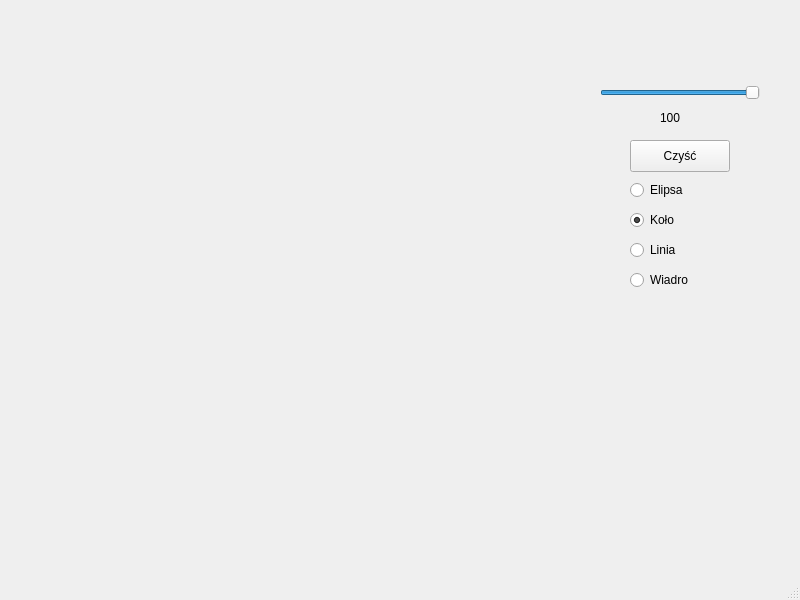
<?xml version="1.0" encoding="UTF-8"?>
<ui version="4.0">
 <class>MainWindow</class>
 <widget class="QMainWindow" name="MainWindow">
  <property name="geometry">
   <rect>
    <x>0</x>
    <y>0</y>
    <width>800</width>
    <height>600</height>
   </rect>
  </property>
  <property name="windowTitle">
   <string>Wypelnianie</string>
  </property>
  <widget class="QWidget" name="centralwidget">
   <widget class="Ekran" name="ekran" native="true">
    <property name="geometry">
     <rect>
      <x>10</x>
      <y>0</y>
      <width>541</width>
      <height>531</height>
     </rect>
    </property>
   </widget>
   <widget class="QSlider" name="suwak">
    <property name="geometry">
     <rect>
      <x>600</x>
      <y>80</y>
      <width>160</width>
      <height>25</height>
     </rect>
    </property>
    <property name="tabletTracking">
     <bool>false</bool>
    </property>
    <property name="minimum">
     <number>3</number>
    </property>
    <property name="maximum">
     <number>100</number>
    </property>
    <property name="sliderPosition">
     <number>100</number>
    </property>
    <property name="orientation">
     <enum>Qt::Horizontal</enum>
    </property>
    <property name="invertedAppearance">
     <bool>false</bool>
    </property>
    <property name="invertedControls">
     <bool>false</bool>
    </property>
   </widget>
   <widget class="QPushButton" name="b_czysc">
    <property name="geometry">
     <rect>
      <x>630</x>
      <y>140</y>
      <width>100</width>
      <height>32</height>
     </rect>
    </property>
    <property name="text">
     <string>Czyść</string>
    </property>
   </widget>
   <widget class="QRadioButton" name="radioElipsa">
    <property name="geometry">
     <rect>
      <x>630</x>
      <y>180</y>
      <width>99</width>
      <height>20</height>
     </rect>
    </property>
    <property name="text">
     <string>Elipsa</string>
    </property>
   </widget>
   <widget class="QRadioButton" name="radioKolo">
    <property name="geometry">
     <rect>
      <x>630</x>
      <y>210</y>
      <width>99</width>
      <height>20</height>
     </rect>
    </property>
    <property name="text">
     <string>Koło</string>
    </property>
    <property name="checked">
     <bool>true</bool>
    </property>
   </widget>
   <widget class="QLabel" name="wartosc">
    <property name="geometry">
     <rect>
      <x>660</x>
      <y>110</y>
      <width>58</width>
      <height>16</height>
     </rect>
    </property>
    <property name="text">
     <string>100</string>
    </property>
   </widget>
   <widget class="QRadioButton" name="radioLinia">
    <property name="geometry">
     <rect>
      <x>630</x>
      <y>240</y>
      <width>99</width>
      <height>20</height>
     </rect>
    </property>
    <property name="text">
     <string>Linia</string>
    </property>
   </widget>
   <widget class="QRadioButton" name="radioWiadro">
    <property name="geometry">
     <rect>
      <x>630</x>
      <y>270</y>
      <width>99</width>
      <height>20</height>
     </rect>
    </property>
    <property name="text">
     <string>Wiadro</string>
    </property>
   </widget>
  </widget>
  <widget class="QMenuBar" name="menubar">
   <property name="geometry">
    <rect>
     <x>0</x>
     <y>0</y>
     <width>800</width>
     <height>24</height>
    </rect>
   </property>
  </widget>
  <widget class="QStatusBar" name="statusbar"/>
 </widget>
 <customwidgets>
  <customwidget>
   <class>Ekran</class>
   <extends>QWidget</extends>
   <header location="global">ekran.h</header>
   <container>1</container>
  </customwidget>
 </customwidgets>
 <resources/>
 <connections/>
</ui>
